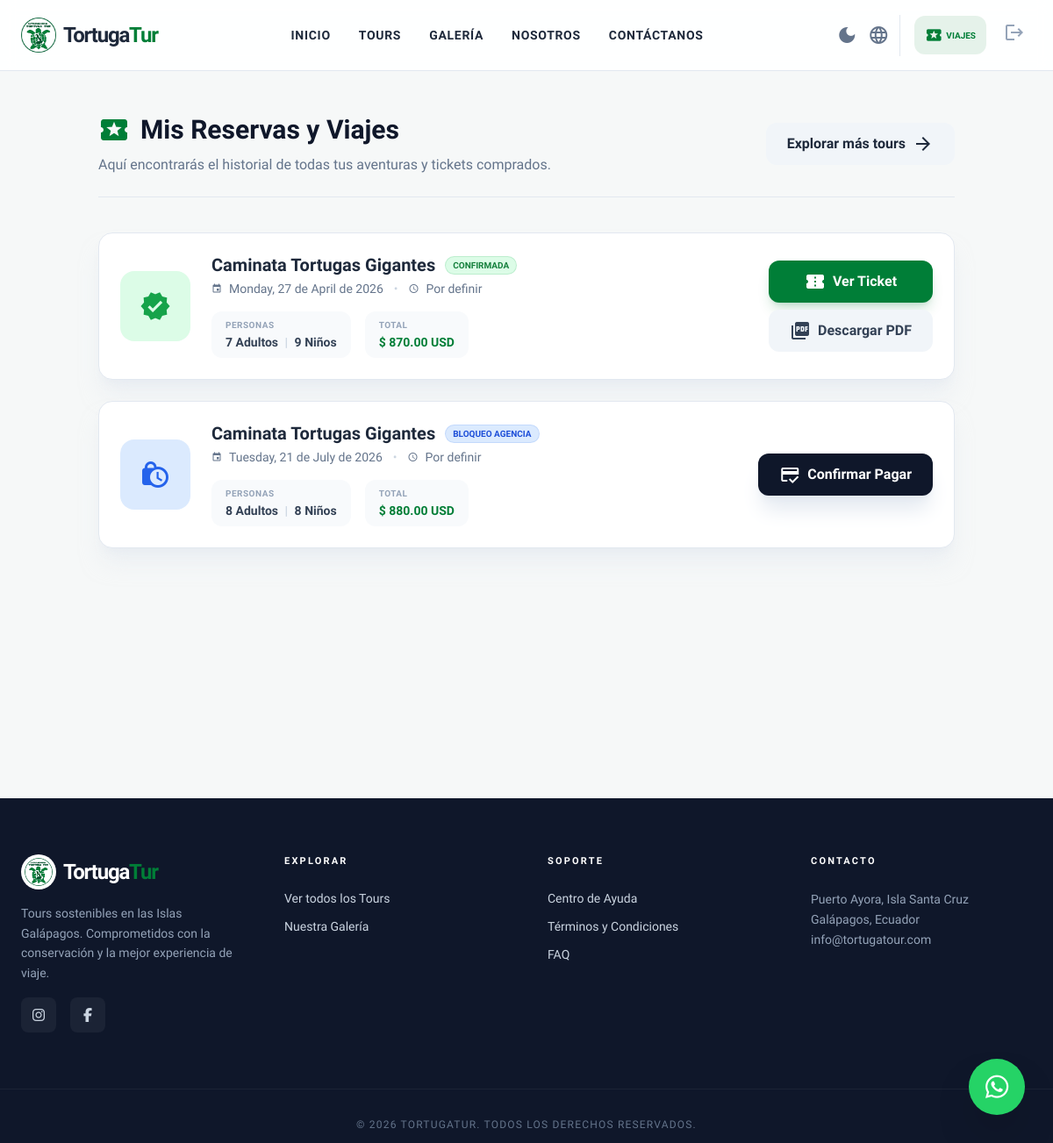
The page /mis-reservas/ (signed in) on the database as committed earlier.
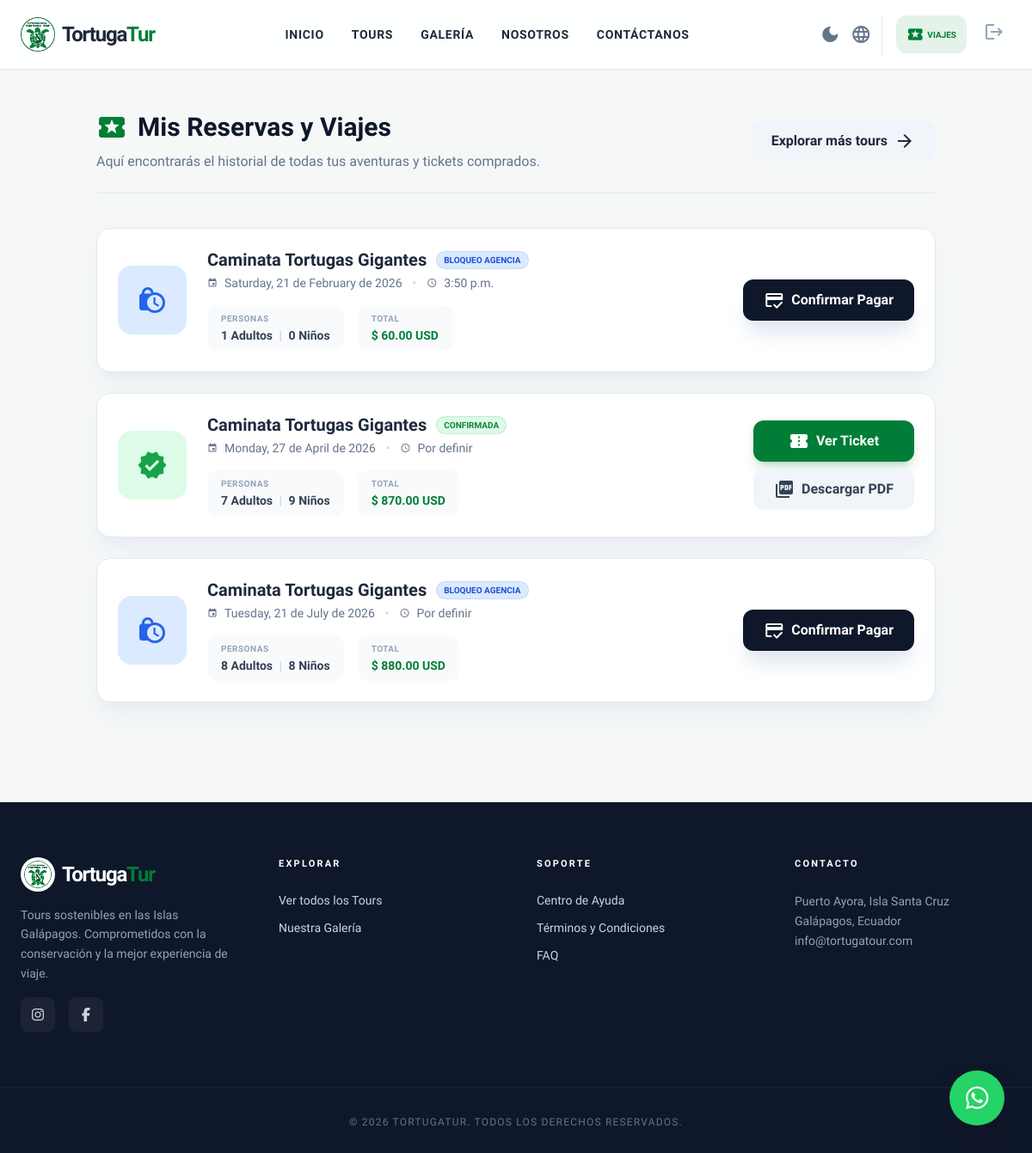
The same page on the database as committed later.
### core/models.py (models this page shows, shortened)
class Reserva(models.Model):
    ESTADOS = (
        ("pendiente", "Pendiente"),
        ("confirmada", "Confirmada"),
        ("pagada", "Pagada"),
        ("cancelada", "Cancelada"),
        ("bloqueada_por_agencia", "Bloqueada por Agencia"),
    )
    usuario = models.ForeignKey(User, on_delete=models.CASCADE, null=True, blank=True)
    salida = models.ForeignKey(SalidaTour, on_delete=models.CASCADE, related_name="reservas")
    adultos = models.PositiveIntegerField()
    ninos = models.PositiveIntegerField()
    total_pagar = models.DecimalField(max_digits=10, decimal_places=2)
    estado = models.CharField(max_length=30, choices=ESTADOS, default="pendiente")
    fecha_reserva = models.DateTimeField(default=timezone.now)
    creado_por = models.ForeignKey(User, on_delete=models.SET_NULL, null=True, blank=True, related_name="reservas_creadas")
    archivo_agencia = models.FileField(upload_to='agencia_vouchers/', null=True, blank=True)
    codigo_agencia = models.CharField(max_length=50, null=True, blank=True)
    limite_pago_agencia = models.DateTimeField(null=True, blank=True)
    nombre = models.CharField(max_length=100)
    apellidos = models.CharField(max_length=150)
    correo = models.EmailField()
    telefono = models.CharField(max_length=30)
    identificacion = models.CharField(max_length=50)

class SalidaTour(models.Model):
    tour = models.ForeignKey(Tour, on_delete=models.CASCADE, related_name="salidas")
    fecha = models.DateField()
    hora = models.TimeField(null=True, blank=True)
    cupo_maximo = models.PositiveIntegerField()
    cupos_disponibles = models.PositiveIntegerField()
    creado_por = models.ForeignKey(User, on_delete=models.SET_NULL, null=True, blank=True, related_name="salidas_creadas")

class Tour(models.Model):
    nombre = models.CharField(max_length=150)
    destino = models.ForeignKey(Destino, on_delete=models.CASCADE, related_name="tours")
    descripcion = models.TextField()
    precio = models.DecimalField(max_digits=8, decimal_places=2)
    precio_adulto = models.DecimalField(max_digits=8, decimal_places=2, default=0, blank=True)
    precio_nino = models.DecimalField(max_digits=8, decimal_places=2, default=0, blank=True)
    lemonsqueezy_variant_id = models.CharField(max_length=50, blank=True, default="")
    cupo_maximo = models.PositiveIntegerField(default=15)
    cupos_disponibles = models.PositiveIntegerField(default=15)

### core/views.py (the view)
# urls.py: path('mis-reservas/', views.mis_reservas, name='mis_reservas'),
@login_required
def mis_reservas(request):
    reservas = Reserva.objects.filter(usuario=request.user).exclude(estado="pendiente").order_by('-fecha_reserva')
    return render(request, 'core/mis_reservas.html', {'reservas': reservas})

### core/context_processors.py (called while the page is built)
def whatsapp_number(request):
    return {"WHATSAPP_NUMBER": getattr(settings, "WHATSAPP_NUMBER", "")}

### core/templates/core/mis_reservas.html (shortened to what the changed rows need)
{% extends "core/base.html" %}
{% block content %}
<section class="max-w-5xl mx-auto px-6 py-12 min-h-[60vh]">
    <div
        class="mb-10 border-b border-slate-200 dark:border-slate-800 pb-6 flex flex-col md:flex-row md:items-center justify-between gap-4">
        <div>
            <h1 class="text-3xl font-black text-slate-900 dark:text-white flex items-center gap-3">
                <span class="material-icons text-primary text-4xl">local_activity</span>
                Mis Reservas y Viajes
            </h1>
        </div>
    </div>
    {% if reservas %}
    <div class="grid gap-6">
        {% for reserva in reservas %}
        <div
            class="bg-white dark:bg-slate-800 border border-slate-200 dark:border-slate-700 rounded-2xl p-6 shadow-xl shadow-slate-200/50 dark:shadow-none flex flex-col md:flex-row items-center gap-6 group hover:border-primary transition-colors">
            <div class="flex-shrink-0 relative">
                {% if reserva.estado == 'pagada' or reserva.estado == 'confirmada' %}
                <div
                    class="w-20 h-20 bg-green-100 dark:bg-green-900/30 text-green-600 dark:text-green-500 rounded-2xl flex items-center justify-center relative overflow-hidden">
                    <span class="material-icons text-4xl z-10">verified</span>
                </div>
                {% elif reserva.estado == 'bloqueada_por_agencia' %}
                <div
                    class="w-20 h-20 bg-blue-100 dark:bg-blue-900/30 text-blue-600 dark:text-blue-500 rounded-2xl flex items-center justify-center relative overflow-hidden">
                    <span class="material-icons text-4xl z-10">lock_clock</span>
                </div>
                {% elif reserva.estado == 'pendiente' %}
                <div
                    class="w-20 h-20 bg-amber-100 dark:bg-amber-900/30 text-amber-600 dark:text-amber-500 rounded-2xl flex items-center justify-center">
                    <span class="material-icons text-4xl">pending_actions</span>
                </div>
                {% else %}
                <div
                    class="w-20 h-20 bg-red-100 dark:bg-red-900/30 text-red-600 dark:text-red-500 rounded-2xl flex items-center justify-center">
                    <span class="material-icons text-4xl">cancel</span>
                </div>
                {% endif %}
            </div>
            <div class="flex-grow flex flex-col items-center md:items-start text-center md:text-left">
                <div class="flex flex-wrap items-center justify-center md:justify-start gap-3 mb-1">
                    <h2 class="text-xl font-bold text-slate-800 dark:text-white leading-tight">
                        {{ reserva.salida.tour.nombre|truncatechars:45 }}
                    </h2>
                    {% if reserva.estado == 'pagada' or reserva.estado == 'confirmada' %}
                    <span
                        class="bg-green-100 text-green-700 dark:bg-green-900/50 dark:text-green-400 text-[10px] font-black uppercase px-2 py-0.5 rounded-full ring-1 ring-green-500/30">Confirmada</span>
                    {% elif reserva.estado == 'bloqueada_por_agencia' %}
                    <span
                        class="bg-blue-100 text-blue-700 dark:bg-blue-900/50 dark:text-blue-400 text-[10px] font-black uppercase px-2 py-0.5 rounded-full ring-1 ring-blue-500/30">Bloqueo
                        Agencia</span>
                    {% elif reserva.estado == 'pendiente' %}
                    <span
                        class="bg-amber-100 text-amber-700 dark:bg-amber-900/50 dark:text-amber-400 text-[10px] font-black uppercase px-2 py-0.5 rounded-full ring-1 ring-amber-500/30">Pendiente
                        de Pago</span>
                    {% else %}
                    <span
                        class="bg-red-100 text-red-700 dark:bg-red-900/50 dark:text-red-400 text-[10px] font-black uppercase px-2 py-0.5 rounded-full ring-1 ring-red-500/30">Cancelada</span>
                    {% endif %}
                </div>
                <p class="text-sm font-medium text-slate-500 dark:text-slate-400 flex items-center gap-2 mb-4">
                    <span class="material-icons text-xs">event</span>
                    {{ reserva.salida.fecha|date:"l, j \d\e F \d\e Y" }}
                    <span class="px-1 text-slate-300 dark:text-slate-600">•</span>
                    <span class="material-icons text-xs">schedule</span>
                    {{ reserva.salida.hora|default:"Por definir" }}
                </p>
                <div class="flex flex-wrap justify-center md:justify-start gap-4 w-full">
                    <div class="bg-slate-50 dark:bg-slate-900 px-4 py-2 rounded-xl flex-1 md:flex-none">
                        <p class="text-[10px] font-bold text-slate-400 uppercase tracking-wider mb-0.5">Personas</p>
                        <p class="text-sm font-bold text-slate-700 dark:text-slate-300">
                            {{ reserva.adultos }} Adultos <span class="text-slate-300 mx-1">|</span> {{ reserva.ninos }}
                            Niños
                        </p>
                    </div>
                    <div class="bg-slate-50 dark:bg-slate-900 px-4 py-2 rounded-xl flex-1 md:flex-none">
                        <p class="text-[10px] font-bold text-slate-400 uppercase tracking-wider mb-0.5">Total</p>
                        <p class="text-sm font-black text-primary">$ {{ reserva.total_pagar }} USD</p>
                    </div>
                </div>
            </div>
            <div class="flex-shrink-0 w-full md:w-auto flex flex-col gap-2 mt-4 md:mt-0">
                {% if reserva.estado == 'pagada' or reserva.estado == 'confirmada' %}
                <a href="{% url 'ticket_reserva' reserva.id %}" target="_blank"
                    class="w-full md:w-auto bg-primary text-white font-bold py-3 px-6 rounded-xl hover:bg-primary-dark transition shadow-lg shadow-primary/20 flex items-center justify-center gap-2">
                    <span class="material-icons">confirmation_number</span>
                    Ver Ticket
                </a>
                <a href="{% url 'ver_ticket_pdf' reserva.id %}" download
                    class="w-full md:w-auto bg-slate-100 text-slate-700 dark:bg-slate-700 dark:text-white font-bold py-3 px-6 rounded-xl hover:bg-slate-200 dark:hover:bg-slate-600 transition flex items-center justify-center gap-2">
                    <span class="material-icons">picture_as_pdf</span>
                    Descargar PDF
                </a>
                {% elif reserva.estado == 'pendiente' or reserva.estado == 'bloqueada_por_agencia' %}
                <a href="{% url 'checkout_reserva' reserva.id %}"
                    class="w-full md:w-auto bg-slate-900 text-white dark:bg-white dark:text-slate-900 font-bold py-3 px-6 rounded-xl hover:bg-primary dark:hover:bg-primary dark:hover:text-white transition shadow-xl shadow-slate-200 dark:shadow-none flex items-center justify-center gap-2">
                    <span class="material-icons">credit_score</span>
                    {% if reserva.estado == 'bloqueada_por_agencia' %}Confirmar Pagar{% else %}Pagar Ahora{% endif %}
                </a>
                {% elif reserva.estado != 'cancelada' %}
                <span class="text-xs font-bold text-slate-400 text-center block">Procesando...</span>
                {% endif %}
            </div>
        </div>
        {% endfor %}
    </div>
    {% endif %}
</section>
{% endblock %}

Rows that differ between the two databases and show on the page:
added Reserva: salida.tour.nombre "Caminata Tortugas Gigantes", shows "BLOQUEO AGENCIA", salida.fecha "Saturday, 21 de February de 2026", salida.hora "3:50 p.m.", adultos "1", ninos "0", total_pagar "60.00", shows "Confirmar Pagar"
